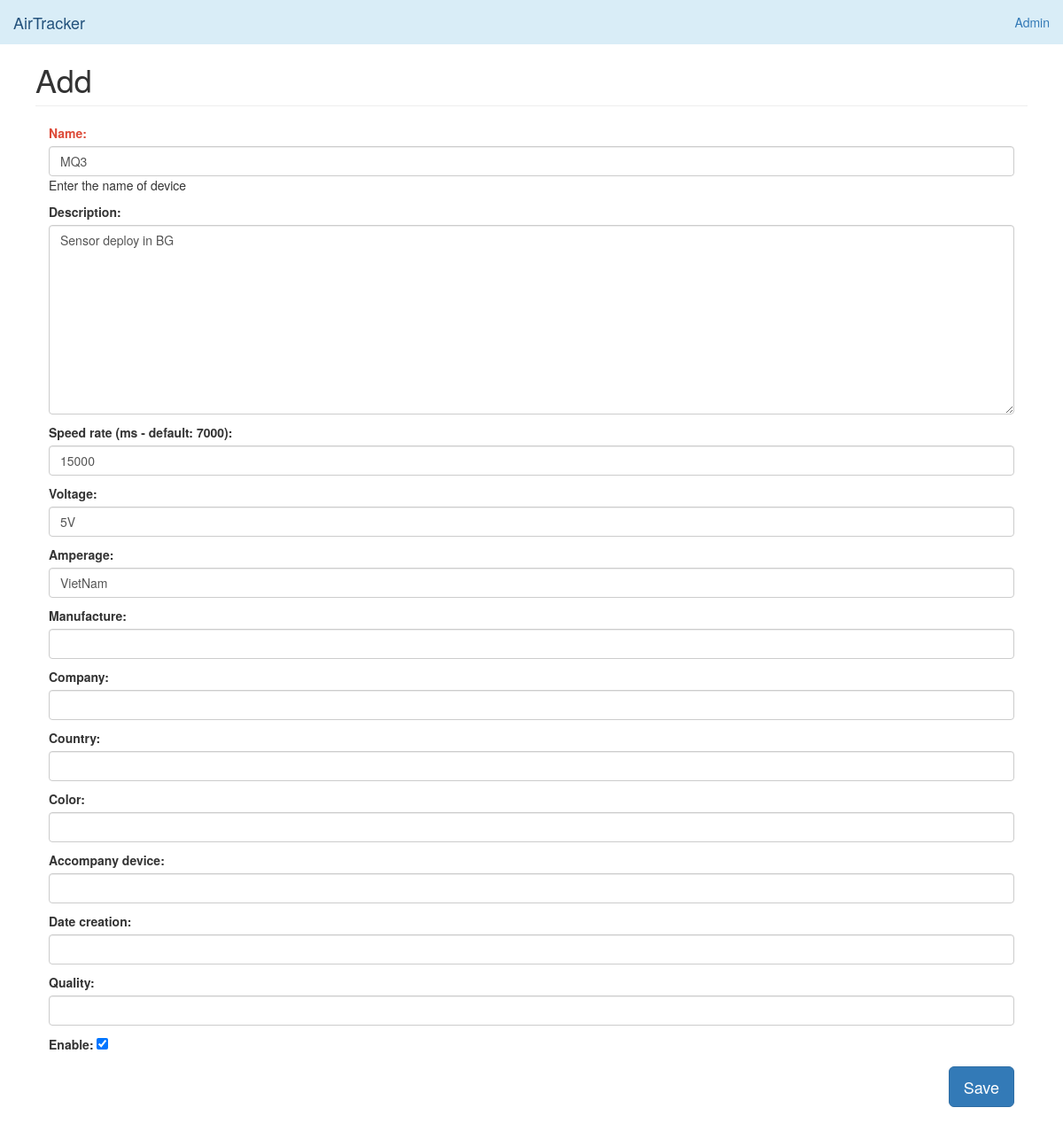
Before: /en/device/edit/12/ (signed in) with the older database file.
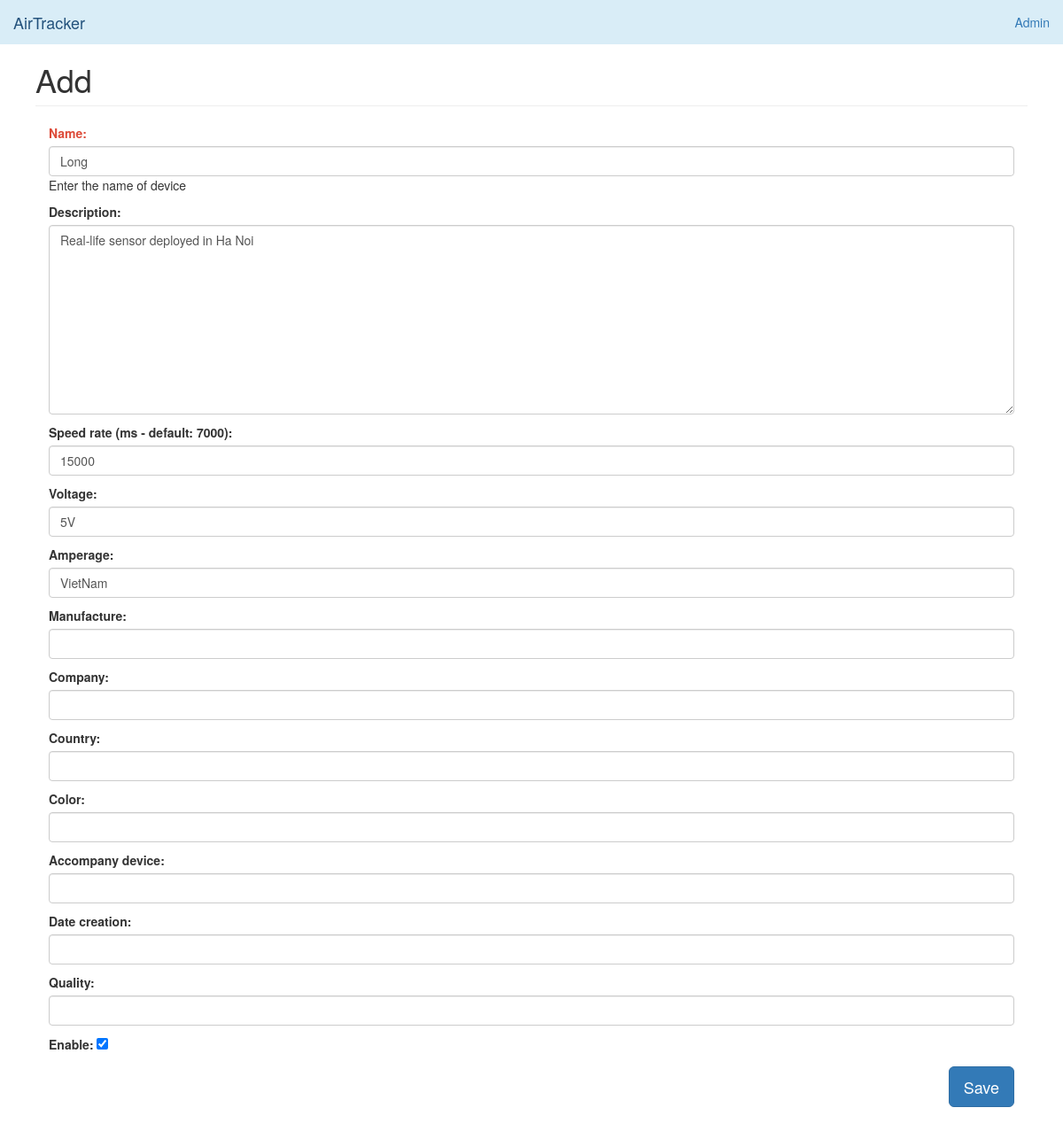
After: the same page with the newer database file.
### devices/models.py (models this page shows, shortened)
class Device(models.Model):
    name = models.CharField(_('Name'), max_length=60, help_text=_('Enter the name of device'))
    field_1 = models.CharField(_('Speed rate (ms - default: 7000)'), max_length=20, null=True, blank=True)
    field_id_1 = models.CharField(_('Field ID 1'), max_length=30, null=True, blank=True)
    field_2 = models.CharField(_('Voltage'), max_length=20, null=True, blank=True)
    field_id_2 = models.CharField(_('Field ID 2'), max_length=30, null=True, blank=True)
    field_3 = models.CharField(_('Amperage'), max_length=20, null=True, blank=True)
    field_id_3 = models.CharField(_('Field ID 3'), max_length=30, null=True, blank=True)
    field_4 = models.CharField(_('Manufacture'), max_length=20, null=True, blank=True)
    field_id_4 = models.CharField(_('Field ID 4'), max_length=30, null=True, blank=True)
    field_5 = models.CharField(_('Company'), max_length=20, null=True, blank=True)
    field_id_5 = models.CharField(_('Field ID 5'), max_length=30, null=True, blank=True)
    field_6 = models.CharField(_('Country'), max_length=20, null=True, blank=True)
    field_id_6 = models.CharField(_('Field ID 6'), max_length=30, null=True, blank=True)
    field_7 = models.CharField(_('Color'), max_length=20, null=True, blank=True)
    field_id_7 = models.CharField(_('Field ID 7'), max_length=30, null=True, blank=True)
    field_8 = models.CharField(_('Accompany device'), max_length=20, null=True, blank=True)
    field_id_8 = models.CharField(_('Field ID 8'), max_length=30, null=True, blank=True)
    field_9 = models.CharField(_('Date creation'), max_length=20, null=True, blank=True)
    field_id_9 = models.CharField(_('Field ID 9'), max_length=30, null=True, blank=True)
    field_10 = models.CharField(_('Quality'), max_length=20, null=True, blank=True)
    field_id_10 = models.CharField(_('Field ID 10'), max_length=30, null=True, blank=True)
    api_key = models.CharField(_('Api key'), max_length=200)  # api key
    description = models.TextField(_('Description'), blank=True, max_length=255)
    enable = models.BooleanField(_('Enable'), default=True)
    remote_address = models.CharField(_('Ip adress'), max_length=255)
    pub_date = models.DateTimeField(_('Date'), auto_now=True)
    class Meta:
        ordering = ['-pub_date']

### devices/views.py (the view, shortened to what this page needs)
# urls.py: path('device/edit/<str:id>/', devices.device_edit, name='device_edit'),
@login_required(login_url=LOGIN_URL)
def device_edit(request, id):
    val = get_object_or_404(Device, id=id)
    form = DeviceForm(request.POST or None, request.FILES or None, instance=val)
    return render(request, "back/add.html", locals())

### devices/forms.py
class DeviceForm(ModelForm):
    required_css_class = 'required'
    class Meta:
        model = Device
        fields = [
            'name',
            'description',
            'field_1',
            'field_2',
            'field_3',
            'field_4',
            'field_5',
            'field_6',
            'field_7',
            'field_8',
            'field_9',
            'field_10',
            'enable',
        ]
    def __init__(self, *args, **kwargs):
        super(DeviceForm, self).__init__(*args, **kwargs)
        for i in self.fields:
            if i not in ['enable']:
                self.fields[i].widget.attrs['class'] = 'form-control'

### devices/templatetags/custom_tags.py (called while the page is built)
@register.simple_tag
def version():
    try:
        return time.strftime('%m%d%Y/%u', time.gmtime(os.path.getmtime('.git/')))
    except:
        return 0

@register.simple_tag
def website_name():
    return WEBSITE_NAME

### templates/back/add.html (shortened to what this page needs)
{% extends "back/base.html" %}
{% load static %}
{% load custom_tags %}
{% load i18n %}
{% block website_name %}{% trans 'Add' %}{% endblock %}
{% block content %}
<div class="col-xs-12 col-sm-12 placeholder">
    <form action="" method="post"> {% csrf_token %}
        {{ form.as_p }}
        <div class="box-footer">
            <button type="submit" class="btn btn-lg btn-primary pull-right">{% trans 'Save' %}</button>
        </div>
    </form>
</div>
{% endblock %}

Changed rows visible on the page:
changed Device "VietNam": name "MQ3" → "Long"; description "Sensor deploy in BG" → "Real-life sensor deployed in Ha Noi"
